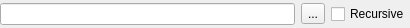
<?xml version="1.0" encoding="UTF-8"?>
<ui version="4.0">
 <class>LDAPChooserWidget</class>
 <widget class="QWidget" name="LDAPChooserWidget">
  <property name="geometry">
   <rect>
    <x>0</x>
    <y>0</y>
    <width>410</width>
    <height>28</height>
   </rect>
  </property>
  <property name="windowTitle">
   <string>Form</string>
  </property>
  <layout class="QGridLayout" name="gridLayout">
   <property name="verticalSpacing">
    <number>0</number>
   </property>
   <property name="margin">
    <number>0</number>
   </property>
   <item row="0" column="0">
    <widget class="QLineEdit" name="ldapDisplayName">
     <property name="readOnly">
      <bool>true</bool>
     </property>
    </widget>
   </item>
   <item row="0" column="2">
    <widget class="QCheckBox" name="useRecursion">
     <property name="text">
      <string>Recursive</string>
     </property>
    </widget>
   </item>
   <item row="0" column="1">
    <widget class="QToolButton" name="chooseLDAPGroupButton">
     <property name="text">
      <string>...</string>
     </property>
    </widget>
   </item>
  </layout>
  <action name="actionLDAPChooser">
   <property name="text">
    <string>...</string>
   </property>
   <property name="toolTip">
    <string>Pick an LDAP group</string>
   </property>
  </action>
 </widget>
 <resources/>
 <connections/>
</ui>
